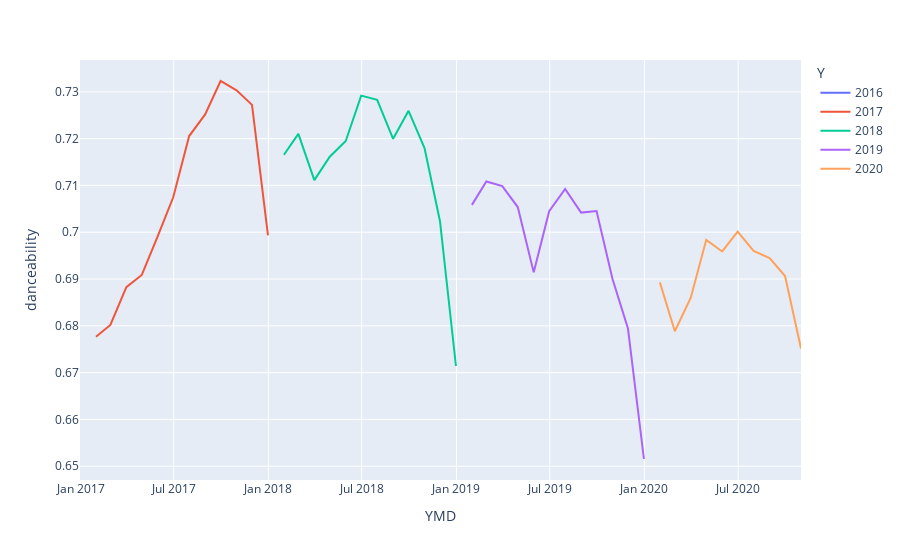

Notebook code for this chart:
### Code cell
fig = px.line(avg_month, x="YMD", y="danceability", color='Y')
fig.show()

### Figure 1 — Plotly figure (JSON) as saved in the notebook; plotly's stock layout.template omitted (floating-point values rounded to 4 significant figures)
{"data": [{"hovertemplate": "Y=2016<br>YMD=%{x}<br>danceability=%{y}<extra></extra>", "legendgroup": "2016", "line": {"color": "#636efa", "dash": "solid"}, "mode": "lines", "name": "2016", "orientation": "v", "showlegend": true, "type": "scatter", "x": ["2016-12-31"], "xaxis": "x", "y": [0.6524], "yaxis": "y"}, {"hovertemplate": "Y=2017<br>YMD=%{x}<br>danceability=%{y}<extra></extra>", "legendgroup": "2017", "line": {"color": "#EF553B", "dash": "solid"}, "mode": "lines", "name": "2017", "orientation": "v", "showlegend": true, "type": "scatter", "x": ["2017-01-31", "2017-02-28", "2017-03-31", "2017-04-30", "2017-05-31", "2017-06-30", "2017-07-31", "2017-08-31", "2017-09-30", "2017-10-31", "2017-11-30", "2017-12-31"], "xaxis": "x", "y": [0.6777, 0.6802, 0.6883, 0.6909, 0.6992, 0.7075, 0.7206, 0.7252, 0.7323, 0.7303, 0.7272, 0.6993], "yaxis": "y"}, {"hovertemplate": "Y=2018<br>YMD=%{x}<br>danceability=%{y}<extra></extra>", "legendgroup": "2018", "line": {"color": "#00cc96", "dash": "solid"}, "mode": "lines", "name": "2018", "orientation": "v", "showlegend": true, "type": "scatter", "x": ["2018-01-31", "2018-02-28", "2018-03-31", "2018-04-30", "2018-05-31", "2018-06-30", "2018-07-31", "2018-08-31", "2018-09-30", "2018-10-31", "2018-11-30", "2018-12-31"], "xaxis": "x", "y": [0.7166, 0.721, 0.7111, 0.7161, 0.7195, 0.7292, 0.7283, 0.72, 0.7259, 0.718, 0.7024, 0.6714], "yaxis": "y"}, {"hovertemplate": "Y=2019<br>YMD=%{x}<br>danceability=%{y}<extra></extra>", "legendgroup": "2019", "line": {"color": "#ab63fa", "dash": "solid"}, "mode": "lines", "name": "2019", "orientation": "v", "showlegend": true, "type": "scatter", "x": ["2019-01-31", "2019-02-28", "2019-03-31", "2019-04-30", "2019-05-31", "2019-06-30", "2019-07-31", "2019-08-31", "2019-09-30", "2019-10-31", "2019-11-30", "2019-12-31"], "xaxis": "x", "y": [0.7058, 0.7109, 0.7099, 0.7054, 0.6914, 0.7045, 0.7092, 0.7042, 0.7045, 0.69, 0.6794, 0.6515], "yaxis": "y"}, {"hovertemplate": "Y=2020<br>YMD=%{x}<br>danceability=%{y}<extra></extra>", "legendgroup": "2020", "line": {"color": "#FFA15A", "dash": "solid"}, "mode": "lines", "name": "2020", "orientation": "v", "showlegend": true, "type": "scatter", "x": ["2020-01-31", "2020-02-29", "2020-03-31", "2020-04-30", "2020-05-31", "2020-06-30", "2020-07-31", "2020-08-31", "2020-09-30", "2020-10-31"], "xaxis": "x", "y": [0.6893, 0.6788, 0.686, 0.6984, 0.6959, 0.7001, 0.696, 0.6945, 0.6906, 0.6752], "yaxis": "y"}], "layout": {"legend": {"title": {"text": "Y"}, "tracegroupgap": 0}, "margin": {"t": 60}, "xaxis": {"anchor": "y", "domain": [0, 1], "title": {"text": "YMD"}}, "yaxis": {"anchor": "x", "domain": [0, 1], "title": {"text": "danceability"}}}}
